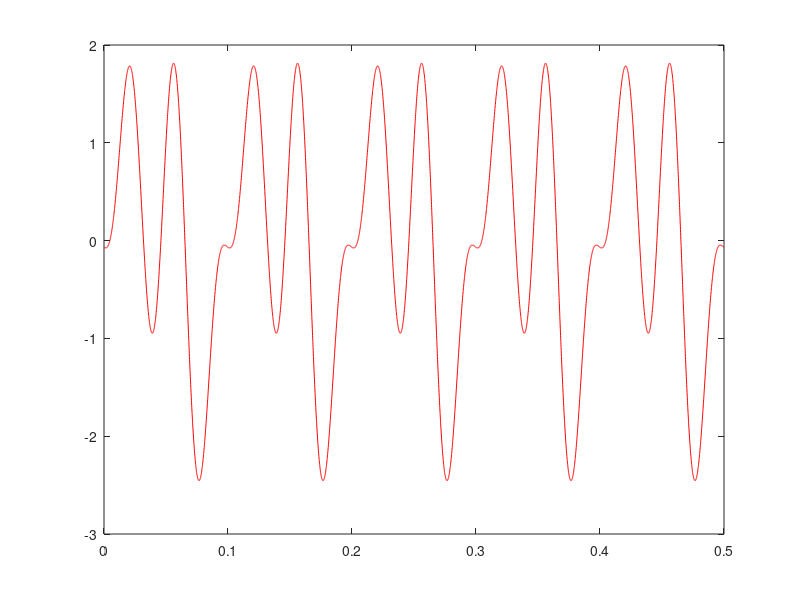

Here is the MATLAB script that generated this plot: (Note: this script raises an error after producing the figure.)
ts = 0.0001;
nf = 0.5;

t = 0:ts:nf;

frequencias = [10, 20, 30];
f0 = gcd(gcd(10,20),30);
T0 = 1/f0;

colors = ["r.","g.","b."];

% 3 Testes
n_testes = 3;

for teste = 1:n_testes
    x = 0;
    for i = 1:3
        fase =  2*pi*rand() - pi;
        x = x + sin(2.*pi.*frequencias(i)*t + fase);
    end
    
    plot(t,x,colors(teste));
    fprintf("Potencia[%d] = %.2f\n",teste,potencia_associada(x,ts,T0)) % Como nao depende da fase e sempre igual
    hold on;
end



